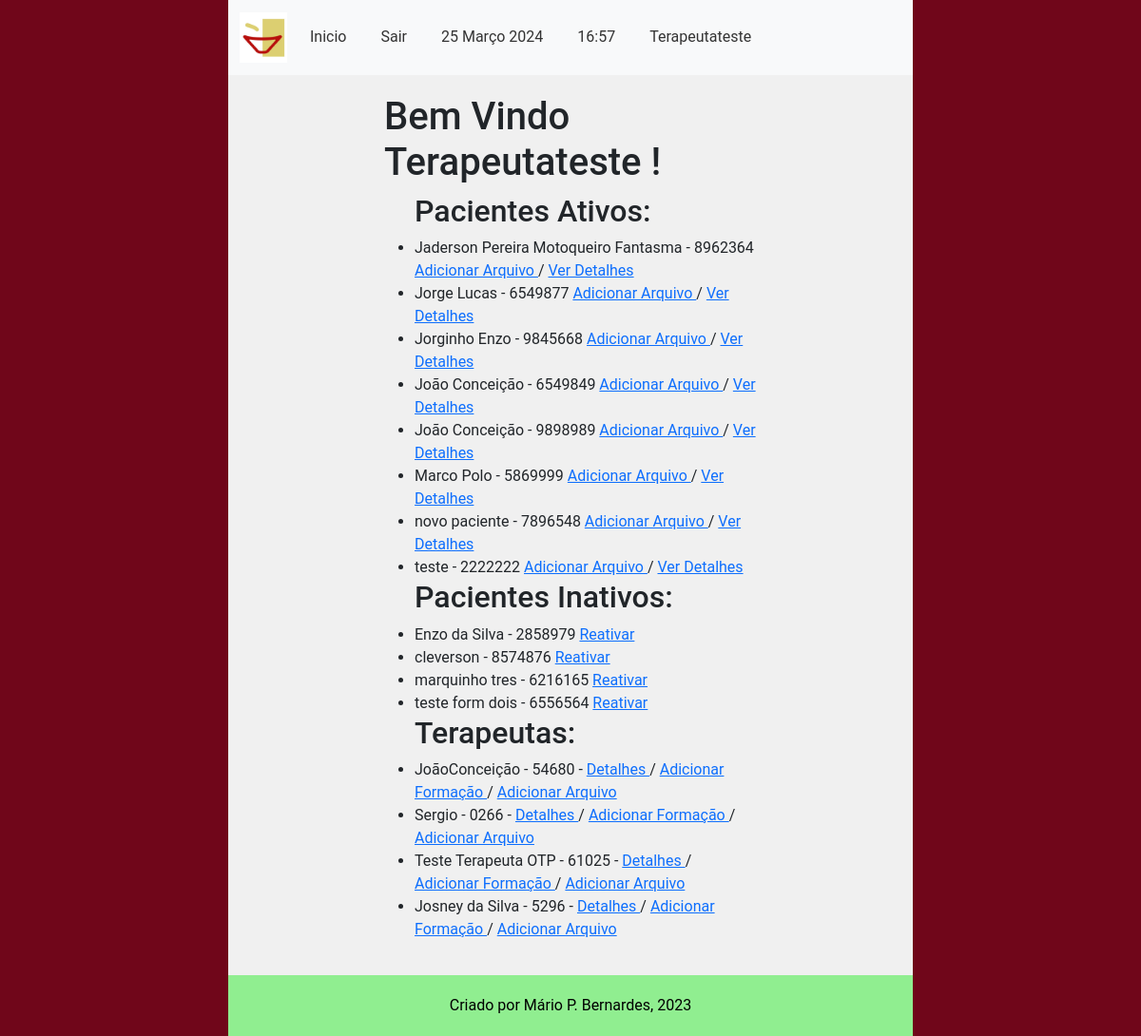
The page /main/indice_cadastros (signed in) on the database its author committed.
### accounts/models.py (models this page shows, shortened)
class CustomUser(AbstractUser):
    email = models.EmailField(unique=True, verbose_name='E-mail')
    phone_number = models.CharField(max_length=11, unique=True, verbose_name='Telefone', validators=[
        validate_numbers, MinLengthValidator(limit_value=11), MaxLengthValidator(limit_value=11)
    ])
    require_otp_login = models.BooleanField(null=False, default=True)  # TODO trocar pra False
    otp = models.CharField(max_length=6, null=True, blank=True)

### main/models.py (models this page shows, shortened)
class CadastroPacientes(models.Model):
    nome = models.CharField(verbose_name='Nome do Paciente', max_length=100,
                            validators=[validate_letters, MinLengthValidator(limit_value=5)])
    prontuario_numero = models.CharField(verbose_name='Nº de Prontuario', max_length=7,
                                         default=create_prontuario_numero,
                                         unique=True, validators=[validate_numbers, MinLengthValidator(limit_value=7)])
    nascimento = models.DateField(verbose_name='Data de Nascimento', help_text='dd/mm/aaaa',
                                  validators=[validate_date_past])
    responsavel_legal = models.CharField(verbose_name='Responsável Legal', max_length=100,
                                         null=True, blank=True, validators=[validate_letters,
                                                                            MinLengthValidator(limit_value=5)])
    cpf_responsavel_legal = models.CharField(verbose_name='CPF do Responsável', max_length=11, blank=True, null=True,
                                             validators=[validate_numbers, MinLengthValidator(limit_value=11)])
    data_inicio = models.DateField(verbose_name='Data de Inicio', help_text='dd/mm/aaaa', default=datetime.now)
    data_final = models.DateField(verbose_name='Data do Desligamento', help_text='dd/mm/aaaa', blank=True, null=True,
                                  validators=[validate_date_past])
    desligado = models.BooleanField(verbose_name='Desligado', help_text='Paciente desligado', default=False)
    cpf_numero = models.CharField(verbose_name='CPF', max_length=11, unique=True,
                                  help_text="CPF de menores consta na Certidão de Nascimento",
                                  validators=[validate_numbers, MinLengthValidator(limit_value=11)])
    MOD_CHOICES = (
        (0, 'Individual'),
        (1, 'Grupo'),
        (2, 'Casal'),
    )
    modalidade_atendimento = models.IntegerField(verbose_name='Modalidade', choices=MOD_CHOICES, default=0)
    grupo = models.ForeignKey(
        'CadastroGrupos',
        related_name='membros',
        on_delete=models.PROTECT,
        blank=True,
        null=True
    )
    convenio = models.ForeignKey(
        'ConveniosAceitos',
        related_name='pacientes',
        on_delete=models.PROTECT
    )
    carteirinha_convenio = models.CharField(verbose_name='Número do Convênio',
                                            max_length=50, blank=True, null=True,
                                            validators=[validate_numbers, MinLengthValidator(limit_value=7)])
    terapeuta = models.ForeignKey(
        'CadastroProfissionais',
        related_name='pacientes',
        on_delete=models.PROTECT
    )
    endereco_rua = models.CharField(verbose_name='Endereço', max_length=100,
                                    validators=[MinLengthValidator(limit_value=10)])
    endereco_bairro = models.CharField(verbose_name='Bairro', max_length=50,
                                       validators=[MinLengthValidator(limit_value=3)])
    endereco_numero = models.CharField(verbose_name='Número', max_length=7, validators=[validate_numbers])
    endereco_complemento = models.CharField(verbose_name='Complemento', max_length=100,
                                            validators=[MinLengthValidator(limit_value=4)])
    telefone_numero = models.CharField(verbose_name='Telefone', max_length=11,
                                       validators=[validate_numbers, MinLengthValidator(limit_value=11)])
    cidade = models.CharField(verbose_name='Cidade', max_length=100, validators=[validate_letters,
                                                                                 MinLengthValidator(limit_value=3)])
    cep_numero = models.CharField(verbose_name='CEP', max_length=8, validators=[validate_numbers,
                                                                                MinLengthValidator(limit_value=8)])
    email = models.EmailField(verbose_name='E-mail')
    observacoes = models.TextField(verbose_name='Observações', blank=True, null=True)
    objects = models.Manager()
    class Meta:
        verbose_name = 'Paciente'
        verbose_name_plural = 'Pacientes'
        ordering = ["nome"]
        permissions = [
            ('transfer_pac', 'Transferir Paciente (Terapeutas)'),
            ('deslig_pac', 'Desligar Paciente (Terapeutas)'),
            ('add_pac_group', 'Adicionar Paciente a Grupo (Terapeutas)'),
            ('remove_pac_from_group', 'Remover Paciente de um Grupo (Terapeutas)')
        ]

class CadastroProfissionais(models.Model):
    nome = models.CharField(verbose_name='Nome', max_length=100,
                            unique=True, editable=True, validators=[validate_letters])
    conselho_codigo = models.CharField(verbose_name='CRP', max_length=5, unique=True,
                                       editable=True, validators=[validate_numbers])
    STATUS_POS_CHOICES = (
        (0, 'Nível 1 - Incompleto'),
        (1, 'Nível 1 - Completo'),
        (2, 'Nível 2 - Incompleto'),
        (3, 'Nível 2 - Completo'),
        (4, 'Nível 3 - Incompleto'),
        (5, 'Nível 3 - Completo'),
    )
    pos_grad_status = models.IntegerField(verbose_name='Status Pós', choices=STATUS_POS_CHOICES, default=0)
    unimed_codigo = models.CharField(verbose_name='Número cadastro Unimed', max_length=6,
                                     unique=True, editable=True, validators=[validate_numbers])
    email = models.EmailField(verbose_name='Email', editable=True)
    telefone_numero = models.CharField(verbose_name='Telefone', max_length=11,
                                       editable=True, validators=[validate_numbers])
    endereco_rua = models.CharField(verbose_name='Endereço', max_length=100)
    endereco_bairro = models.CharField(verbose_name='Bairro', max_length=50)
    endereco_numero = models.CharField(verbose_name='Número', max_length=7, validators=[validate_numbers])
    endereco_complemento = models.CharField(verbose_name='Complemento', max_length=100)
    cidade = models.CharField(verbose_name='Cidade', max_length=20, validators=[validate_letters,
                                                                                MinLengthValidator(limit_value=3)])
    cep_numero = models.CharField(verbose_name='CEP', max_length=8, validators=[validate_numbers,
                                                                                MinLengthValidator(limit_value=8)])
    nascimento_data = models.DateField(verbose_name='Data de Nascimento', help_text='dd/mm/aaaa',
                                       validators=[validate_date_past])
    cpf_numero = models.CharField(verbose_name='CPF', unique=True, validators=[validate_numbers], max_length=11)
    rg_numero = models.CharField(verbose_name='Número RG', max_length=12,
                                 validators=[MinLengthValidator(limit_value=6)])
    rg_emissor = models.CharField(verbose_name='Orgão Emissor RG', max_length=50)
    usuario_codigo = models.ForeignKey(
        CustomUser,
        related_name='Terapeutas',
        on_delete=models.PROTECT
    )
    objects = models.Manager()
    class Meta:
        verbose_name = 'Terapeuta'
        verbose_name_plural = 'Terapeutas'
        permissions = [
            ('add_terapeuta', 'Adicionar novos Usuários (Administrativos)')
        ]

### main/views.py (the view)
@login_required(login_url="/main/login")
def index_perfil(request: HttpRequest):
    pacientes_ativos = filter_active_pacientes()
    pacientes_inativos = filter_inactive_pacientes()
    terapeutas = CadastroProfissionais.objects.all
    context = {
        'lis_pacientes_ativos': pacientes_ativos,
        'lis_pacientes_inativos': pacientes_inativos,
        'list_terapeutas': terapeutas
    }
    return render(request, 'list_perfils.html', context)

### main/services/pacientes_services.py (called while the page is built)
def filter_active_pacientes() -> QuerySet:
    active_pacientes = CadastroPacientes.objects.filter(desligado=False)
    return active_pacientes

def filter_inactive_pacientes() -> QuerySet:
    inactive_pacientes = CadastroPacientes.objects.filter(desligado=True)
    return inactive_pacientes

### main/templates/list_perfils.html (shortened to what this page needs)
{% extends 'middleman1.html' %}
{% load bootstrap5 %}
{% load static%}
        {% block content %}
        <h1>Bem Vindo {{ request.user.username }} ! </h1>
            <ul>
                <h2> Pacientes Ativos: </h2>
                    {% for paciente in lis_pacientes_ativos %}
                        <li>
                        {{ paciente.nome }} - {{ paciente.prontuario_numero }}
                        <a href="{% url 'main:enviar_arquivo_paciente' prontuario_numero=paciente.prontuario_numero %}"> Adicionar Arquivo </a> /
                        <a href="{% url 'main:dadospac' prontuario_numero=paciente.prontuario_numero %}"> Ver Detalhes </a> <br>
                        </li>
                    {% empty %}
                        <li>No entries found.</li>
                    {% endfor %}
                <h2> Pacientes Inativos: </h2>
                    {% for paciente in lis_pacientes_inativos %}
                        <li>
                        {{ paciente.nome }} - {{ paciente.prontuario_numero }}
                        <a href="{% url 'main:religamento' prontuario_numero=paciente.prontuario_numero %}"> Reativar </a> <br>
                        </li>
                    {% empty %}
                        <li>No entries found.</li>
                    {% endfor %}
                <h2> Terapeutas: </h2>
                    {% for terapeuta in list_terapeutas %}
                        <li> {{ terapeuta.nome }} - {{ terapeuta.conselho_codigo }} - <a href="{% url 'main:perfil' terapeuta_codigo=terapeuta.conselho_codigo %}"> Detalhes </a> /
                        <a href="{% url 'main:cadastrar_formacao' terapeuta_codigo=terapeuta.conselho_codigo %}"> Adicionar Formação </a> /
                        <a href="{% url 'main:enviar_arquivo_terapeuta' terapeuta_codigo=terapeuta.conselho_codigo %}"> Adicionar Arquivo </a> <br>
                        </li>
                    {% empty %}
                        <li>No entries found.</li>
                    {% endfor %}
            </ul>
        {% endblock %}

### main/templates/middleman1.html (shortened to what this page needs)
{% load static %}
{% load django_bootstrap5 %}
{% bootstrap_css %}
<!DOCTYPE html>
<html lang="pt-br">
<head>
    <link rel="stylesheet" type="text/css" href="{% static 'main_style.css' %}">
</head>
<body>
    <div class="page-container">
        <header>
            <nav class="navbar navbar-expand-lg navbar-light bg-light">
                <div class="container">
                <a class="navbar-brand" href="{% static 'fav.icon.jpeg' %}">
                    <img src="{% static 'fav.icon.jpeg' %}" alt="Your Logo" style="width: 50px; height: auto;" >
                </a>
                    <div class="collapse navbar-collapse text-dark" id="navbarNav">
                        <ul class="navbar-nav">
                            <li class="nav-item">
                                <a class="nav-link" href="{% url 'main:homepage' %}">Inicio</a>
                            </li>
                            <li class="nav-item">
                                <a class="nav-link" href="{% url 'account:logout' %}">Sair</a>
                            </li>
                            <li class="nav-item">
                    <span class="nav-link">
                        {% now "j F Y" %}
                    </span>
                </li>
                <li class="nav-item">
                    <span class="nav-link">
                        {% now "H:i" %}
                    </span>
                </li>
                <li class="nav-item">
                    <span class="nav-link">
                        {% if user.is_authenticated %}
                            {{ user.username }}
                        {% endif %}
                    </span>
                </li>
                        </ul>
                    </div>
                </div>
            </nav>
        </header>
        <main class="main-content">
            {% block content %}{% endblock %}
        </main>
        <footer class="footer">
            Criado por Mário P. Bernardes, 2023
        </footer>
    </div>
</body>
</html>

### main/static/main_style.css (style rules this page uses)
body { font-family: roboto; font-size: 16px; background-color: #f0f0f0; margin: 0; padding: 0; }
.page-container { border-left: 20vw solid #70061a; border-right: 20vw solid #70061a; min-height: 100vh; box-sizing: border-box; display: flex; flex-direction: column; }
.main-content { width: 60%; margin: 0 auto; padding: 20px; flex-grow: 1; }
.navbar { background-color: #333; color: #fff; }
.navbar-brand { font-size: 24px; }
.navbar-nav { list-style-type: none; padding: 0; }
.nav-item { margin-right: 20px; }
.nav-link { color: #333; }
.footer { background-color: lightgreen; color: #000; padding: 20px 0; text-align: center; flex-shrink: 0; }

### rows shown on the page
CustomUser: username "Terapeutateste", user.username "Terapeutateste"
CadastroPacientes: nome "Jaderson Pereira Motoqueiro Fantasma", prontuario_numero "8962364"
CadastroPacientes: nome "Jorge Lucas", prontuario_numero "6549877"
CadastroPacientes: nome "Jorginho Enzo", prontuario_numero "9845668"
CadastroPacientes: nome "João Conceição", prontuario_numero "6549849"
CadastroPacientes: nome "João Conceição", prontuario_numero "9898989"
CadastroPacientes: nome "Marco Polo", prontuario_numero "5869999"
CadastroPacientes: nome "novo paciente", prontuario_numero "7896548"
CadastroPacientes: nome "teste", prontuario_numero "2222222"
CadastroPacientes: nome "Enzo da Silva", prontuario_numero "2858979"
CadastroPacientes: nome "cleverson", prontuario_numero "8574876"
CadastroPacientes: nome "marquinho tres", prontuario_numero "6216165"
CadastroPacientes: nome "teste form dois", prontuario_numero "6556564"
CadastroProfissionais: nome "JoãoConceição", conselho_codigo "54680"
CadastroProfissionais: nome "Sergio", conselho_codigo "0266"
CadastroProfissionais: nome "Teste Terapeuta OTP", conselho_codigo "61025"
CadastroProfissionais: nome "Josney da Silva", conselho_codigo "5296"
